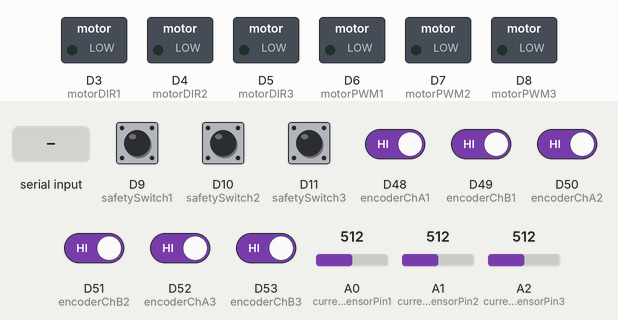
Recording of a sketch running on a simulated Arduino Due. On the bench: switched loads named in the sketch (green lamp = pin HIGH). The test bench sets the inputs (shaded band); at power-on: D9 (safetySwitch1), D10 (safetySwitch2), D11 (safetySwitch3), D48 (encoderChA1), D49 (encoderChB1), D50 (encoderChA2), D51 (encoderChB2), D52 (encoderChA3), D53 (encoderChB3) HIGH, A0 (currentSensorPin1) = 512, A1 (currentSensorPin2) = 512, A2 (currentSensorPin3) = 512 (analog values on the 0–1023 scale). What the sketch prints to the serial monitor is not drawn.

Above: at 1.2 s.
1.3 s: "S90\n" received over Serial
At 2.4 s:
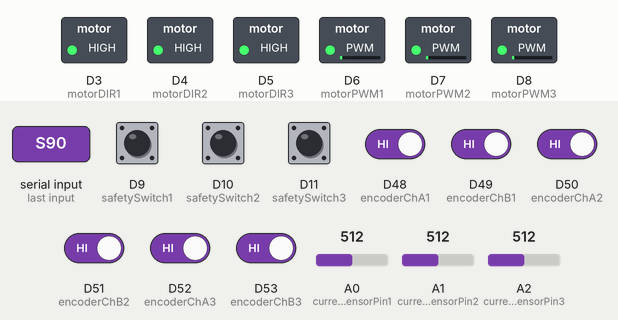
4.3 s: A0 (currentSensorPin1) set to 306
At 5.3 s:
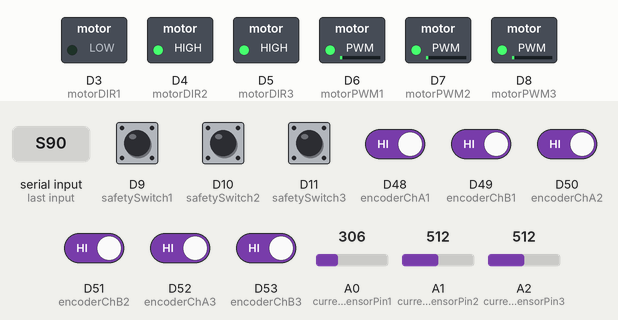
7.3 s: A1 (currentSensorPin2) set to 122
At 7.49 s:
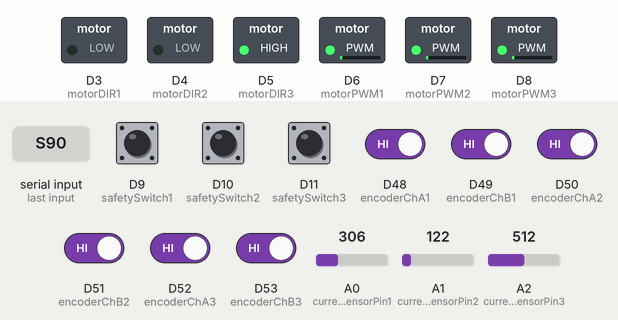
10.3 s: A2 (currentSensorPin3) set to 306
At 11.98 s:
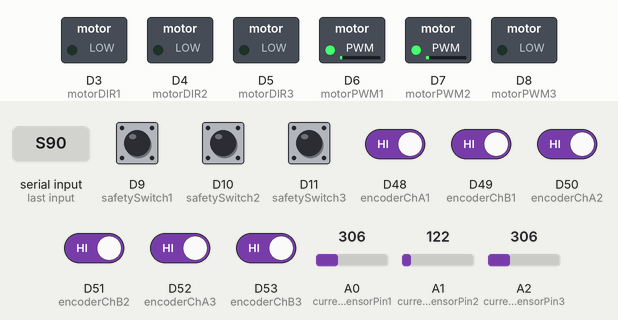
13.3 s: "90,45,200,10,150,30\n" received over Serial
16.3 s: A0 (currentSensorPin1) set to 900
Timing chart, 0 to 24.7 s (numbered marks = the images above; inputs shaded):
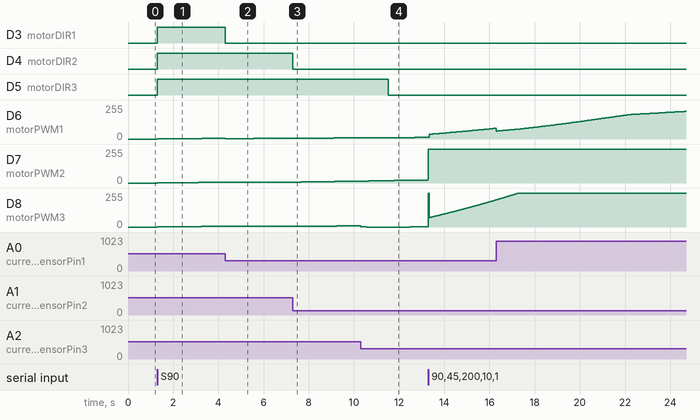

Measured:
- after the input at 1.3 s, D3 (motorDIR1), D4 (motorDIR2), D5 (motorDIR3): LOW → HIGH at once; D6 (motorPWM1): 0/255 → 2/255 at once, → 3/255 0.48 s later, → 4/255 1.5 s later; D7 (motorPWM2): 0/255 → 2/255 at once, → 3/255 0.36 s later, → 4/255 1.4 s later; D8 (motorPWM3): 0/255 → 2/255 at once, → 3/255 0.47 s later, → 4/255 1.5 s later
- after the input at 4.3 s, D3 (motorDIR1): HIGH → LOW at once
- after the input at 7.3 s, D4 (motorDIR2): HIGH → LOW at once
- after the input at 10.3 s, D5 (motorDIR3): HIGH → LOW after 1.2 s

The sketch:

PID.ino
```cpp
#include <Arduino.h>
#define DEG_TO_RAD 0.017453292519943295f
#define RAD_TO_DEG 57.295779513082320877f

// ======= Binary TX Helpers (Arduino -> Python) =======
static const uint8_t HDR0 = 0xAA;
static const uint8_t HDR1 = 0x55;

uint8_t xorsum(const uint8_t* p, size_t n) {
  uint8_t c = 0;
  while (n--) c ^= *p++;
  return c;
}

// Kirim 15 float (float32 little-endian):
// urutan: e1,e2,e3, edot1,edot2,edot3, angle1_deg,angle2_deg,angle3_deg, calculatedCurr,volt2,volt3, current1,current2,current3
void sendBinary(float e1, float e2, float e3,
                float de1, float de2, float de3,
                float a1deg, float a2deg, float a3deg,
                float calculatedCurr1, float calculatedCurr2, float calculatedCurr3,
                float current1, float current2, float current3) {
  const uint8_t COUNT = 15;
  float payload[COUNT] = { e1, e2, e3, de1, de2, de3, a1deg, a2deg, a3deg, calculatedCurr1, calculatedCurr2, calculatedCurr3, current1, current2, current3 };

  // Header
  SerialUSB.write(HDR0);
  SerialUSB.write(HDR1);

  // COUNT
  SerialUSB.write(COUNT);

  // PAYLOAD (COUNT * 4 bytes), float32 LE di Arduino (umumnya little-endian)
  SerialUSB.write(reinterpret_cast<const uint8_t*>(payload), COUNT * sizeof(float));

  // Checksum: XOR atas (COUNT + PAYLOAD)
  uint8_t core[1 + COUNT * sizeof(float)];
  core[0] = COUNT;
  memcpy(core + 1, payload, COUNT * sizeof(float));
  uint8_t chk = xorsum(core, sizeof(core));
  SerialUSB.write(chk);
}


// =======================================================
// PIN DEFINISI
// =======================================================
// Switch Pengaman
const int safetySwitch1 = 9;
const int safetySwitch2 = 10;
const int safetySwitch3 = 11;

// Motor 1 Pins
const int motorPWM1 = 6;
const int motorDIR1 = 3;
const int encoderChA1 = 48;
const int encoderChB1 = 49;
const int currentSensorPin1 = A0;
float measuredCurrentBuffer1 = 0.0;

// Motor 2 Pins
const int motorPWM2 = 7;
const int motorDIR2 = 4;
const int encoderChA2 = 50;
const int encoderChB2 = 51;
const int currentSensorPin2 = A1;
float measuredCurrentBuffer2 = 0.0;

// Motor 3 Pins
const int motorPWM3 = 8;
const int motorDIR3 = 5;
const int encoderChA3 = 52;
const int encoderChB3 = 53;
const int currentSensorPin3 = A2;
float measuredCurrentBuffer3 = 0.0;

// =======================================================
// [REVISI] KALIBRASI SENSOR ARUS (ACS712-5A + pembagi tegangan)
// Diport dari FuzzySynergeticDeltaRobotFullModelRev.ino
// =======================================================
const float CUR_VREF    = 3.3f;
const float CUR_ADC_MAX = 4095.0f;
const float CUR_DIV     = 0.605f;     // rasio pembagi R2/(R1+R2)
const float CUR_SENS    = 0.185f;     // V/A, ACS712-5A
const float CUR_ON_OFFSET[3] = { -0.99f, -0.94f, -1.02f };   // offset arus saat motor ON-standby
const float CUR_ZERO_RAW[3]  = { 1880.0f, 1866.0f, 1884.0f }; // raw ADC saat arus = 0
const float CUR_V_PER_COUNT  = CUR_VREF / CUR_ADC_MAX;

// raw ADC -> Ampere (zero & sensitivitas terkalibrasi, per kanal)
inline float rawToCurrent(int raw, int ch) {
  float v_sensor = (raw * CUR_V_PER_COUNT) / CUR_DIV;
  float v_zero   = (CUR_ZERO_RAW[ch] * CUR_V_PER_COUNT) / CUR_DIV;
  return (v_sensor - v_zero) / CUR_SENS - CUR_ON_OFFSET[ch];
}

// =======================================================
// [REVISI] KALMAN 1-D per kanal arus (model "arus konstan")
// Q = percaya model, R = percaya sensor.
// =======================================================
float cur_KF_x[3]  = { 0.0f, 0.0f, 0.0f };   // estimasi arus (state)
float cur_KF_P[3]  = { 1.0f, 1.0f, 1.0f };   // kovarians error
const float CUR_KF_Q = 0.01f;                // process noise
const float CUR_KF_R = 0.25f;                // measurement noise

inline float kalmanCurrent(float meas, int ch) {
  cur_KF_P[ch] += CUR_KF_Q;                                  // predict
  float K = cur_KF_P[ch] / (cur_KF_P[ch] + CUR_KF_R);        // gain
  cur_KF_x[ch] += K * (meas - cur_KF_x[ch]);                 // update
  cur_KF_P[ch] = (1.0f - K) * cur_KF_P[ch];
  return cur_KF_x[ch];
}

// =======================================================
// PARAMETER ENCODER (sama untuk semua motor)
// =======================================================
const float encoderPPR = 5.0;
const float gearRatio = 49.0;
const float quadratureFactor = 4.0;  // [REVISI]: 4x Quadrature
const float countsPerRev = encoderPPR * gearRatio * quadratureFactor;
const float COUNTS_TO_RAD = (2.0f * PI) / countsPerRev;  // [REVISI] pre-computed

// =======================================================
// VARIABEL ENCODER (per motor)
// =======================================================
// Motor 1
volatile int en_pulse_count1 = 0;
float countCopyBuffer1 = 0;
float actualAngleBuffer1 = 0.0;
volatile uint8_t prevAB1 = 0;  // [REVISI]: State sebelumnya

// Motor 2
volatile int en_pulse_count2 = 0;
float countCopyBuffer2 = 0;
float actualAngleBuffer2 = 0.0;
volatile uint8_t prevAB2 = 0;
// [REVISI]: State sebelumnya

// Motor 3
volatile int en_pulse_count3 = 0;
float countCopyBuffer3 = 0;
float actualAngleBuffer3 = 0.0;
volatile uint8_t prevAB3 = 0;  // [REVISI]: State sebelumnya

// =======================================================
// SETPOINT dan PARAMETER per motor
// =======================================================
float setpoint_deg1 = 0.0, setpoint_deg2 = 0.0, setpoint_deg3 = 0.0;
float setpoint_rad1 = 0.0, setpoint_rad2 = 0.0, setpoint_rad3 = 0.0;
float setpoint_counts1 = 0.0, setpoint_counts2 = 0.0, setpoint_counts3 = 0.0;

// Parameter Dinamika Motor
const float J = 0.0443;   // Inertia
const float b = 0.01859;  // Friction
const float Kt = 1.0;
// Torque constant
const float Ke = 1.0;     // Back EMF coefficient
const float Ra = 3.4;
// Armature ressistance

// Parameter PID Posisi (Pengganti Synergetic)
float Kp = 10.0;
float Ki = 0.1;
float Kd = 0.015;

float dEpos1 = 0;
float dEpos2 = 0;
float dEpos3 = 0;

// Variabel global untuk filter kecepatan sudut
float dot_q1_f = 0.0;
float dot_q2_f = 0.0;
float dot_q3_f = 0.0;

const float minStartCurrent = 2.5;  // Menjaga agar motor segera bergerak

// Target arus untuk masing-masing motor
float targetCurrentBuffer1 = 0.0;
float targetCurrentBuffer2 = 0.0;
float targetCurrentBuffer3 = 0.0;

// =======================================================
// PID ARUS → OUTPUT PWM (per motor)
// =======================================================
double curKp1 = 20.0, curKi1 = 5.0, curKd1 = 0.015;
double curI_term1 = 0, prevCurrentError1 = 0;
double pwmOutputBuffer1 = 0;

double curKp2 = 20.0, curKi2 = 5.0, curKd2 = 0.015;
double curI_term2 = 0, prevCurrentError2 = 0;
double pwmOutputBuffer2 = 0;

double curKp3 = 20.0, curKi3 = 5.0, curKd3 = 0.015;
double curI_term3 = 0, prevCurrentError3 = 0;
double pwmOutputBuffer3 = 0;

// =======================================================
// WAKTU UNTUK PID & LOOP
// =======================================================
unsigned long prevMicros = 0;
unsigned long lastPIDUpdate = 0;
const unsigned long pidIntervalMicros = 1000;
unsigned long lastPrintTime = 0;
const unsigned long printIntervalMillis = 40;
// 100 Hz monitoring

static unsigned long lastMillis = 0;
static unsigned long lastMicros = 0;

// =======================================================
// TOGGLE RUN FLAG
// =======================================================
bool runMotor = false;

// =======================================================
// PWM Deadzone dan Idle
// =======================================================
const int minPWM = 255;
int currentIdlePWM = 10;         // Aktif digunakan di loop
const int defaultIdlePWM = 200;
// Nilai default untuk reset toggle
bool idlePWM_zeroMode = false;   // Status toggle

// Fungsi filter derivative (Low-pass)
inline float filteredDerivative(float currentValue, float previousValue, float dt, float previousFiltered, float alpha) {
  if (dt <= 0.0f) return 0.0f;
  float raw = (currentValue - previousValue) / dt;
  return alpha * raw + (1.0f - alpha) * previousFiltered;
}

// [REVISI]: Lookup table untuk Quadrature Decoder
inline int8_t quadDelta(uint8_t prevState, uint8_t currState) {
  static const int8_t table[16] = {
    0, -1, 1, 0,
    1, 0, 0, -1,
    -1, 0, 0, 1,
    0, 1, -1, 0
  };
  return -table[(prevState << 2) | currState];
}

// =======================================================
// SETUP
// =======================================================
void setup() {
  // Ganti Serial menjadi SerialUSB
  SerialUSB.begin(115200);

  // Setup pin safety switch dengan pull-up internal
  pinMode(safetySwitch1, INPUT_PULLUP);
  pinMode(safetySwitch2, INPUT_PULLUP);
  pinMode(safetySwitch3, INPUT_PULLUP);

  // [REVISI]: Setup pin untuk Motor 1
  pinMode(encoderChA1, INPUT_PULLUP);
  pinMode(encoderChB1, INPUT_PULLUP);
  pinMode(motorPWM1, OUTPUT);
  pinMode(motorDIR1, OUTPUT);

  // [REVISI]: Setup pin untuk Motor 2
  pinMode(encoderChA2, INPUT_PULLUP);
  pinMode(encoderChB2, INPUT_PULLUP);
  pinMode(motorPWM2, OUTPUT);
  pinMode(motorDIR2, OUTPUT);

  // [REVISI]: Setup pin untuk Motor 3
  pinMode(encoderChA3, INPUT_PULLUP);
  pinMode(encoderChB3, INPUT_PULLUP);
  pinMode(motorPWM3, OUTPUT);
  pinMode(motorDIR3, OUTPUT);

  analogReadResolution(12);
  analogWriteResolution(12);

  // [REVISI]: Baca state awal encoder
  prevAB1 = (digitalRead(encoderChA1) << 1) | digitalRead(encoderChB1);
  prevAB2 = (digitalRead(encoderChA2) << 1) | digitalRead(encoderChB2);
  prevAB3 = (digitalRead(encoderChA3) << 1) | digitalRead(encoderChB3);

  // [REVISI]: Attach interrupt CHANGE untuk semua channel
  attachInterrupt(digitalPinToInterrupt(encoderChA1), encoderA_SR1, CHANGE);
  attachInterrupt(digitalPinToInterrupt(encoderChB1), encoderB_SR1, CHANGE);

  attachInterrupt(digitalPinToInterrupt(encoderChA2), encoderA_SR2, CHANGE);
  attachInterrupt(digitalPinToInterrupt(encoderChB2), encoderB_SR2, CHANGE);

  attachInterrupt(digitalPinToInterrupt(encoderChA3), encoderA_SR3, CHANGE);
  attachInterrupt(digitalPinToInterrupt(encoderChB3), encoderB_SR3, CHANGE);

  prevMicros = micros();
}

// =======================================================
// LOOP UTAMA
// =======================================================
void loop() {
  // --- KOMUNIKASI SERIAL ---
  if (SerialUSB.available()) {
    char ch = SerialUSB.peek();

    if (ch == 'S' || ch == 's') {
      ch = SerialUSB.read(); // Konsumsi karakter
      runMotor = true;       // MOTOR NYALA (Standby)
      setpoint_deg1 = setpoint_deg2 = setpoint_deg3 = 0.0;
      setpoint_counts1 = setpoint_counts2 = setpoint_counts3 = 0.0;
    } else if (ch == 'X' || ch == 'x') {
      ch = SerialUSB.read(); // Konsumsi karakter
      runMotor = false;      // MOTOR MATI SECARA PAKSA
    } else if (ch == 'R' || ch == 'r') {
      ch = SerialUSB.read(); // Konsumsi karakter
      // R sengaja dikosongkan di Arduino karena Trajectory dikendalikan Python
    } else if (ch == 'I' || ch == 'i') {
      ch = SerialUSB.read(); // Konsumsi karakter
      idlePWM_zeroMode = !idlePWM_zeroMode;
      currentIdlePWM = idlePWM_zeroMode ? 0 : defaultIdlePWM;

    } else {
      String receivedData = SerialUSB.readStringUntil('\n');
      float tempKp, tempKi, tempKd, tempSetpoint1, tempSetpoint2, tempSetpoint3;

      int parsed = sscanf(receivedData.c_str(), "%f,%f,%f,%f,%f,%f", &tempKp, &tempKi, &tempKd, &tempSetpoint1, &tempSetpoint2, &tempSetpoint3);

      if (parsed == 6) {
        setpoint_rad1 = tempSetpoint1 * DEG_TO_RAD;
        setpoint_rad2 = tempSetpoint2 * DEG_TO_RAD;
        setpoint_rad3 = tempSetpoint3 * DEG_TO_RAD;

        Kp = tempKp;
        Ki = tempKi;
        Kd = tempKd;

        setpoint_counts1 = (setpoint_rad1 * countsPerRev) / (2.0 * PI);
        setpoint_counts2 = (setpoint_rad2 * countsPerRev) / (2.0 * PI);
        setpoint_counts3 = (setpoint_rad3 * countsPerRev) / (2.0 * PI);
      }
    }
  }

  // --- CEK SWITCH PENGAMAN ---
  // Jika salah satu, dua, atau tiga switch mendeteksi LOW (GND)
  if (digitalRead(safetySwitch1) == LOW || digitalRead(safetySwitch2) == LOW || digitalRead(safetySwitch3) == LOW) {
    runMotor = false;
  }

  if (!runMotor) {
    stopMotor1();
    stopMotor2();
    stopMotor3();
    return; // Lewati eksekusi PID jika motor mati
  }
  // --- AKHIR KOMUNIKASI SERIAL & SAFETY ---

  unsigned long now = micros();
  float dt = (now - prevMicros) * 1e-6f;
  if (dt <= 0.0f || dt > 0.02f) dt = 0.001f; // fallback: 1 ms
  prevMicros = now;

  // --- Baca encoder untuk tiap motor ---
  noInterrupts();
  countCopyBuffer1 = (float)en_pulse_count1;
  noInterrupts();
  countCopyBuffer1 = (float)en_pulse_count1;
  interrupts();
  actualAngleBuffer1 = countCopyBuffer1 * COUNTS_TO_RAD;

  noInterrupts();
  countCopyBuffer2 = (float)en_pulse_count2;
  interrupts();
  actualAngleBuffer2 = countCopyBuffer2 * COUNTS_TO_RAD;

  noInterrupts();
  countCopyBuffer3 = (float)en_pulse_count3;
  interrupts();
  actualAngleBuffer3 = countCopyBuffer3 * COUNTS_TO_RAD;

  static float prevPosError1 = 0;
  static float prevPosError2 = 0;
  static float prevPosError3 = 0;

  static float prevActualAngle1 = 0;
  static float prevActualAngle2 = 0;
  static float prevActualAngle3 = 0;

  // [REVISI] Baca arus terkalibrasi + filter Kalman per kanal
  // Motor 1
  int raw1 = analogRead(currentSensorPin1);
  measuredCurrentBuffer1 = kalmanCurrent(rawToCurrent(raw1, 0), 0);

  // Motor 2
  int raw2 = analogRead(currentSensorPin2);
  measuredCurrentBuffer2 = kalmanCurrent(rawToCurrent(raw2, 1), 1);

  // Motor 3
  int raw3 = analogRead(currentSensorPin3);
  measuredCurrentBuffer3 = kalmanCurrent(rawToCurrent(raw3, 2), 2);

  float posError1 = setpoint_rad1 - actualAngleBuffer1;
  float posError2 = setpoint_rad2 - actualAngleBuffer2;
  float posError3 = setpoint_rad3 - actualAngleBuffer3;

  // Cara hitung derivative error dan kecepatan dengan Filter
  const float alphaErr = 0.15f;
  const float alphaVel = 0.15f;

  dEpos1 = filteredDerivative(posError1, prevPosError1, dt, dEpos1, alphaErr);
  dEpos2 = filteredDerivative(posError2, prevPosError2, dt, dEpos2, alphaErr);
  dEpos3 = filteredDerivative(posError3, prevPosError3, dt, dEpos3, alphaErr);

  dot_q1_f = filteredDerivative(actualAngleBuffer1, prevActualAngle1, dt, dot_q1_f, alphaVel);
  dot_q2_f = filteredDerivative(actualAngleBuffer2, prevActualAngle2, dt, dot_q2_f, alphaVel);
  dot_q3_f = filteredDerivative(actualAngleBuffer3, prevActualAngle3, dt, dot_q3_f, alphaVel);


  // --- Hitung Target Arus (berdasarkan error posisi) untuk tiap motor ---
  static double posI_term1 = 0;
  posI_term1 += Ki * posError1 * dt;
  float targetCurrent1 = Kp * posError1 + posI_term1 + Kd * dEpos1;
  targetCurrentBuffer1 = targetCurrent1;

  static double posI_term2 = 0;
  posI_term2 += Ki * posError2 * dt;
  float targetCurrent2 = Kp * posError2 + posI_term2 + Kd * dEpos2;
  targetCurrentBuffer2 = targetCurrent2;

  static double posI_term3 = 0;
  posI_term3 += Ki * posError3 * dt;
  float targetCurrent3 = Kp * posError3 + posI_term3 + Kd * dEpos3;
  targetCurrentBuffer3 = targetCurrent3;


  prevPosError1 = posError1;
  prevPosError2 = posError2;
  prevPosError3 = posError3;

  prevActualAngle1 = actualAngleBuffer1;
  prevActualAngle2 = actualAngleBuffer2;
  prevActualAngle3 = actualAngleBuffer3;


  // --- PID UPDATE untuk kontrol arus tiap motor ---
  // [REVISI] BUGFIX: dulu pakai printIntervalMillis (=40) sebagai pembanding
  // micros, jadi PID jalan tiap ~40 us. Sekarang pakai pidIntervalMicros (1 ms).
  if (runMotor && now - lastPIDUpdate >= pidIntervalMicros) {
    lastPIDUpdate = now;

    // Motor 1 PID
    double currentError1 = targetCurrentBuffer1 - measuredCurrentBuffer1;
    double curP_term1 = curKp1 * currentError1;
    curI_term1 += curKi1 * currentError1 * dt;
    curI_term1 = constrain(curI_term1, -1500, 1500);
    double curD_term1 = curKd1 * (currentError1 - prevCurrentError1) / dt;
    prevCurrentError1 = currentError1;
    pwmOutputBuffer1 = curP_term1 + curI_term1 + curD_term1;
    pwmOutputBuffer1 = constrain(pwmOutputBuffer1, -4095, 4095);

    // Motor 2 PID
    double currentError2 = targetCurrentBuffer2 - measuredCurrentBuffer2;
    double curP_term2 = curKp2 * currentError2;
    curI_term2 += curKi2 * currentError2 * dt;
    curI_term2 = constrain(curI_term2, -1500, 1500);
    double curD_term2 = curKd2 * (currentError2 - prevCurrentError2) / dt;
    prevCurrentError2 = currentError2;
    pwmOutputBuffer2 = curP_term2 + curI_term2 + curD_term2;
    pwmOutputBuffer2 = constrain(pwmOutputBuffer2, -4095, 4095);

    // Motor 3 PID
    double currentError3 = targetCurrentBuffer3 - measuredCurrentBuffer3;
    double curP_term3 = curKp3 * currentError3;
    curI_term3 += curKi3 * currentError3 * dt;
    curI_term3 = constrain(curI_term3, -1500, 1500);
    double curD_term3 = curKd3 * (currentError3 - prevCurrentError3) / dt;
    prevCurrentError3 = currentError3;
    pwmOutputBuffer3 = curP_term3 + curI_term3 + curD_term3;
    pwmOutputBuffer3 = constrain(pwmOutputBuffer3, -4095, 4095);
  }

  // --- SERIAL MONITORING (jika motor berjalan) ---
  unsigned long nowMillis = millis();
  if (runMotor && nowMillis - lastPrintTime >= printIntervalMillis) {
    lastPrintTime = nowMillis;

    float angle1_deg = actualAngleBuffer1 * RAD_TO_DEG;
    float angle2_deg = actualAngleBuffer2 * RAD_TO_DEG;
    float angle3_deg = actualAngleBuffer3 * RAD_TO_DEG;

    // Konversi hasil PID (PWM) menjadi Voltase untuk dikirim ke Python
    // Asumsi suplai motor adalah 12.0 Volt (Ubah jika kamu menggunakan 24V dll)
    float volt1 = (pwmOutputBuffer1 / 4095.0) * 12.0;
    float volt2 = (pwmOutputBuffer2 / 4095.0) * 12.0;
    float volt3 = (pwmOutputBuffer3 / 4095.0) * 12.0;

    float backEmf1 = Ke * dot_q1_f;
    float backEmf2 = Ke * dot_q2_f;
    float backEmf3 = Ke * dot_q3_f;

    float calculatedPidCurrent1 = (volt1 - backEmf1) / Ra;
    float calculatedPidCurrent2 = (volt2 - backEmf2) / Ra;
    float calculatedPidCurrent3 = (volt3 - backEmf3) / Ra;


    sendBinary(
      posError1, posError2, posError3,
      dEpos1, dEpos2, dEpos3,
      angle1_deg, angle2_deg, angle3_deg,
      calculatedPidCurrent1, calculatedPidCurrent2, calculatedPidCurrent3, // Typo indeks sebelumnya telah disesuaikan
      measuredCurrentBuffer1, measuredCurrentBuffer2, measuredCurrentBuffer3);
  }

  // --- OUTPUT PWM untuk tiap motor ---
  if (runMotor) {
    int pwmVal1 = abs((int)pwmOutputBuffer1);
    if (abs(targetCurrentBuffer1) > 0.01 && pwmVal1 < minPWM) {
      pwmVal1 = minPWM;
    }
    digitalWrite(motorDIR1, -pwmOutputBuffer1 >= 0 ? HIGH : LOW);
    analogWrite(motorPWM1, pwmVal1);

    int pwmVal2 = abs((int)pwmOutputBuffer2);
    if (abs(targetCurrentBuffer2) > 0.01 && pwmVal2 < minPWM) {
      pwmVal2 = minPWM;
    }
    digitalWrite(motorDIR2, -pwmOutputBuffer2 >= 0 ? HIGH : LOW);
    analogWrite(motorPWM2, pwmVal2);

    int pwmVal3 = abs((int)pwmOutputBuffer3);
    if (abs(targetCurrentBuffer3) > 0.01 && pwmVal3 < minPWM) {
      pwmVal3 = minPWM;
    }
    digitalWrite(motorDIR3, -pwmOutputBuffer3 >= 0 ? HIGH : LOW);
    analogWrite(motorPWM3, pwmVal3);
  } else {
    // Jika motor tidak jalan, set semua motor ke idle
    analogWrite(motorPWM1, currentIdlePWM);
    digitalWrite(motorDIR1, LOW);
    pwmOutputBuffer1 = 0;
    curI_term1 = 0;

    analogWrite(motorPWM2, currentIdlePWM);
    digitalWrite(motorDIR2, LOW);
    pwmOutputBuffer2 = 0;
    curI_term2 = 0;

    analogWrite(motorPWM3, currentIdlePWM);
    digitalWrite(motorDIR3, LOW);
    pwmOutputBuffer3 = 0;
    curI_term3 = 0;
  }
}

// =======================================================
// ISR UNTUK ENCODER QUADRATURE (per motor)
// =======================================================
void updateEncoder1() {
  uint8_t curr = (digitalRead(encoderChA1) << 1) | digitalRead(encoderChB1);
  en_pulse_count1 += quadDelta(prevAB1, curr);
  prevAB1 = curr;
}

void updateEncoder2() {
  uint8_t curr = (digitalRead(encoderChA2) << 1) | digitalRead(encoderChB2);
  en_pulse_count2 += quadDelta(prevAB2, curr);
  prevAB2 = curr;
}

void updateEncoder3() {
  uint8_t curr = (digitalRead(encoderChA3) << 1) | digitalRead(encoderChB3);
  en_pulse_count3 += quadDelta(prevAB3, curr);
  prevAB3 = curr;
}

void encoderA_SR1() {
  updateEncoder1();
}
void encoderB_SR1() {
  updateEncoder1();
}

void encoderA_SR2() {
  updateEncoder2();
}
void encoderB_SR2() {
  updateEncoder2();
}

void encoderA_SR3() {
  updateEncoder3();
}
void encoderB_SR3() {
  updateEncoder3();
}

void stopMotor1() {
  analogWrite(motorPWM1, 0);
  digitalWrite(motorDIR1, LOW);
}

void stopMotor2() {
  analogWrite(motorPWM2, 0);
  digitalWrite(motorDIR2, LOW);
}

void stopMotor3() {
  analogWrite(motorPWM3, 0);
  digitalWrite(motorDIR3, LOW);
}
```
